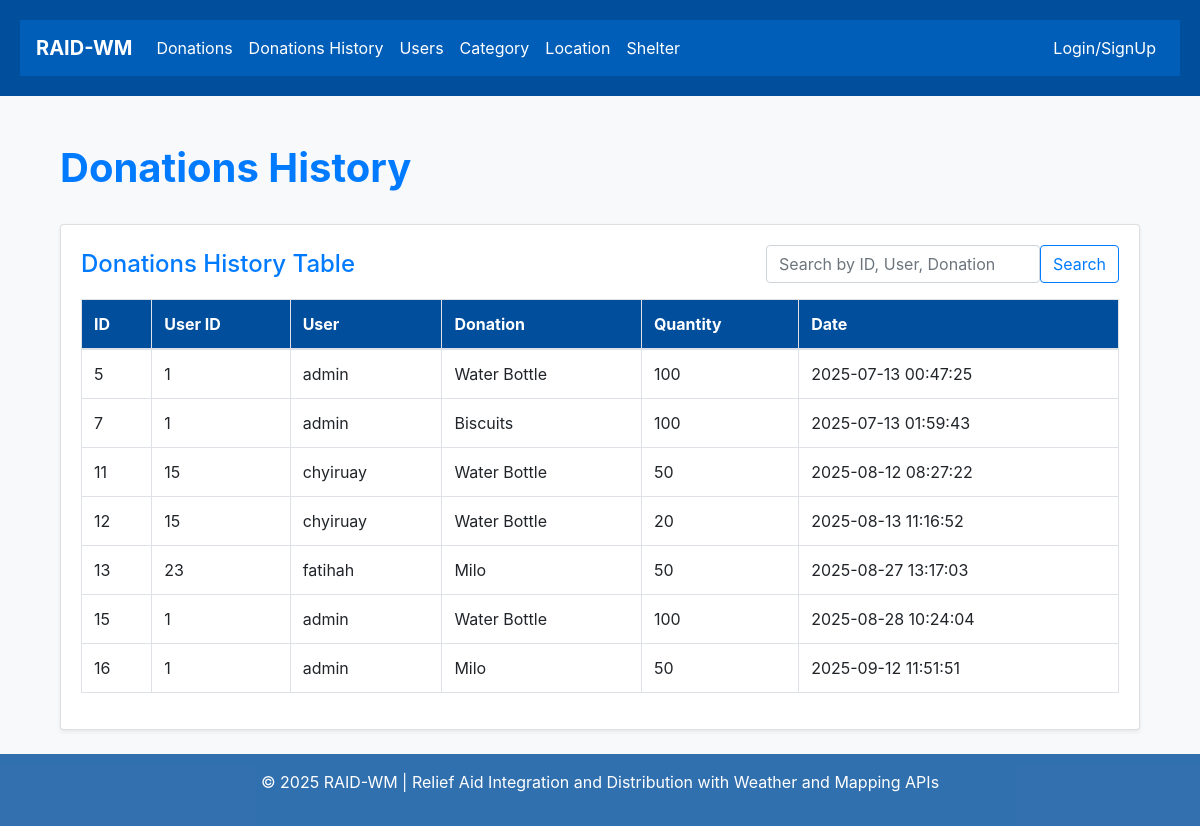
Page /history/ on the earlier database version.
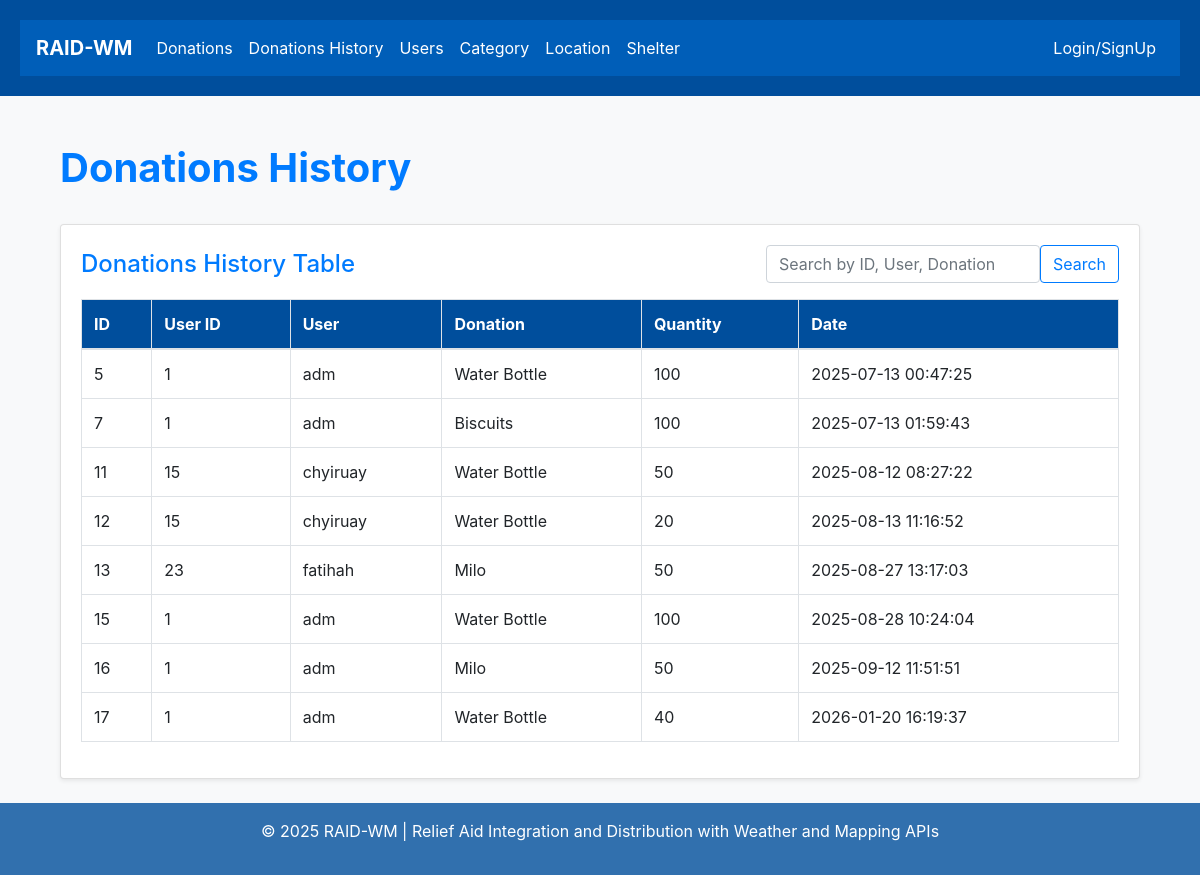
Same page on the later database version.
### members/models.py (models this page shows, shortened)
class DonationHistory(models.Model):
    user = models.ForeignKey(get_user_model(), on_delete=models.CASCADE)
    donation = models.ForeignKey(Donation, on_delete=models.CASCADE)
    quantity = models.IntegerField()
    date = models.DateTimeField(auto_now_add=True)

class CustomUser(AbstractUser):
    house_number = models.CharField(max_length=20, blank=True, null=True)
    street_name = models.CharField(max_length=100, blank=True, null=True)
    residential_area = models.CharField(max_length=100, blank=True, null=True)
    postcode = models.CharField(max_length=10, blank=True, null=True)
    city = models.CharField(max_length=100, blank=True, null=True)
    state = models.CharField(max_length=100, blank=True, null=True)
    phone_number = models.CharField(max_length=20, blank=True)
    gender = models.CharField(max_length=10, choices=[('M', 'Male'), ('F', 'Female')], blank=True)
    is_employee = models.BooleanField(default=False)
    email = models.EmailField(unique=True)
    def __str__(self):
      return self.username

class Donation(models.Model):
    donationName = models.CharField(max_length=100)
    donationQuantity = models.IntegerField()
    category = models.ForeignKey(Category, on_delete=models.CASCADE, null=True, blank=True)
    location = models.ForeignKey(Location, on_delete=models.CASCADE, null=True, blank=True)
    def __str__(self):
        return f"{self.donationName}"

### members/views.py (the view)
# urls.py: path('history/', views.donation_history, name='history'),
def donation_history(request):
    query = request.GET.get('q')
    if query:
        historys =DonationHistory.objects.filter(
            Q(id__iexact=query) |
            Q(user__username__icontains=query) |
            Q(donation__donationName__icontains=query)
        )
    else:
        historys = DonationHistory.objects.all()
    return render(request, 'donation/donation_history.html', {
        'historys': historys,
        'query': query,
    })

### members/templates/donation/donation_history.html (shortened to what this page needs)
{% extends "master.html" %}
{% block content %}
<div class="container mt-4">
  <div class="d-flex justify-content-between align-items-center mb-4">
    <h1 class="text-primary font-weight-bold">Donations History</h1>
  </div>
  <div class="card shadow-sm mb-4">
    <div class="card-body">
        <div class="d-flex justify-content-between align-items-center flex-wrap mb-3">
            <h4 class="card-title mb-0 text-primary">Donations History Table</h4>
            <form method="get" action="" class="d-flex">
              <input type="text" name="q" class="form-control me-2" placeholder="Search by ID, User, Donation" value="{{ query|default:'' }}">
              <button type="submit" class="btn btn-outline-primary">Search</button>
            </form>
        </div>
      {% if historys %}
      <div class="table-responsive">
        <table class="table table-bordered table-hover">
          <thead style="background-color: #004e9c; color: white;">
            <tr>
              <th>ID</th>
              <th>User ID</th>
              <th>User</th>
              <th>Donation</th>
              <th>Quantity</th>
              <th>Date</th>
            </tr>
          </thead>
          <tbody>
            {% for donation_history in historys %}
            <tr>
              <td>{{ donation_history.id }}</td>
              <td>{{ donation_history.user.id }}</td>
              <td>{{ donation_history.user}}</td>
              <td>{{ donation_history.donation }}</td>
              <td>{{ donation_history.quantity }}</td>
              <td>{{ donation_history.date|date:"Y-m-d H:i:s" }}</td>
            </tr>
            {% endfor %}
          </tbody>
        </table>
      </div>
      {% else %}
      <div class="alert alert-info mt-3" role="alert">
        No donations history found.
      </div>
      {% endif %}
    </div>
  </div>
</div>
{% endblock %}

Differences in the rows shown:
changed through a linked row, DonationHistory id 5: user "admin" → "adm"
changed through a linked row, DonationHistory "Biscuits": user "admin" → "adm"
changed through a linked row, DonationHistory id 15: user "admin" → "adm"
changed through a linked row, DonationHistory id 16: user "admin" → "adm"
added DonationHistory: id "17", user.id "1", user "adm", donation "Water Bottle", quantity "40", date "2026-01-20 16:19:37"
